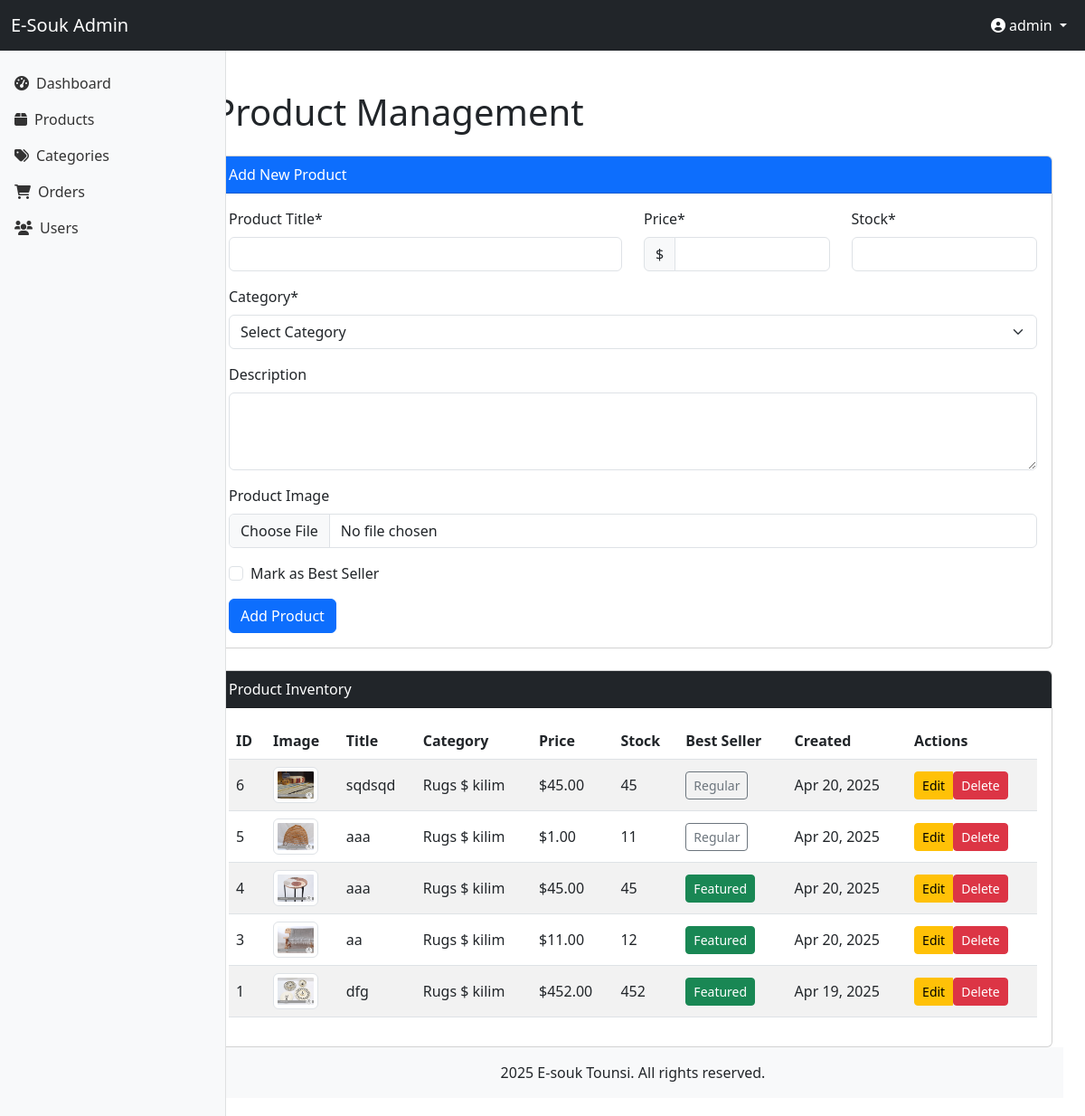
Page /admin/product.php (signed in) on the committed database.
### tables this page shows
CREATE TABLE `product` (
  `id_product` int NOT NULL AUTO_INCREMENT,
  `title` varchar(255) NOT NULL,
  `description` text,
  `price` decimal(10,2) NOT NULL,
  `stock` int DEFAULT '0',
  `image` varchar(255) DEFAULT NULL,
  `is_best_seller` tinyint(1) NOT NULL DEFAULT '0',
  `created_at` datetime DEFAULT CURRENT_TIMESTAMP,
  `category_id` int DEFAULT NULL,
  PRIMARY KEY (`id_product`),
  KEY `category_id` (`category_id`),
  CONSTRAINT `product_ibfk_1` FOREIGN KEY (`category_id`) REFERENCES `category` (`id_category`) ON DELETE SET NULL
);

CREATE TABLE `category` (
  `id_category` int NOT NULL AUTO_INCREMENT,
  `name` varchar(100) NOT NULL,
  PRIMARY KEY (`id_category`)
);

### admin/product.php (the view, shortened to what this page needs)
<?php
$db = Database::getInstance();
$edit_mode = false;
$title = '';
$description = '';
$price = '';
$stock = '';
$is_best_seller = 0;
$products = [];
try {
    $stmt = $db->query("SELECT p.*, c.name as category_name FROM product p
                        LEFT JOIN category c ON p.category_id = c.id_category
                        ORDER BY p.id_product DESC");
    $products = $stmt->fetchAll(PDO::FETCH_ASSOC);
} catch (PDOException $e) {
    $error_msg = "Error loading products: " . $e->getMessage();
}
?>
<?php include 'includes/header.php'; ?>
<div class="container mt-4">
    <h1 class="mb-4">Product Management</h1>
    <div class="card mb-4">
        <div class="card-header bg-primary text-white">
            <?php echo $edit_mode ? 'Edit Product' : 'Add New Product'; ?>
        </div>
        <div class="card-body">
            <form method="post" enctype="multipart/form-data">
                <div class="row mb-3">
                    <div class="col-md-6">
                        <label for="title" class="form-label">Product Title*</label>
                        <input type="text" class="form-control" id="title" name="title" value="<?php echo htmlspecialchars($title); ?>" required>
                    </div>
                    <div class="col-md-3">
                        <label for="price" class="form-label">Price*</label>
                        <div class="input-group">
                            <span class="input-group-text">$</span>
                            <input type="number" step="0.01" class="form-control" id="price" name="price" value="<?php echo htmlspecialchars($price); ?>" required>
                        </div>
                    </div>
                    <div class="col-md-3">
                        <label for="stock" class="form-label">Stock*</label>
                        <input type="number" class="form-control" id="stock" name="stock" value="<?php echo htmlspecialchars($stock); ?>" required>
                    </div>
                </div>
                <div class="mb-3">
                    <label for="category_id" class="form-label">Category*</label>
                    <select class="form-select" id="category_id" name="category_id" required>
                        <option value="">Select Category</option>
                    </select>
                </div>
                <div class="mb-3">
                    <label for="description" class="form-label">Description</label>
                    <textarea class="form-control" id="description" name="description" rows="3"><?php echo htmlspecialchars($description); ?></textarea>
                </div>
                <div class="mb-3">
                    <label for="image" class="form-label">Product Image</label>
                    <input type="file" class="form-control" id="image" name="image" accept="image/*" <?php echo $edit_mode ? '' : 'required'; ?>>
                </div>
                <div class="mb-3 form-check">
                    <input type="checkbox" class="form-check-input" id="is_best_seller" name="is_best_seller" <?php echo $is_best_seller ? 'checked' : ''; ?>>
                    <label class="form-check-label" for="is_best_seller">Mark as Best Seller</label>
                </div>
                <button type="submit" class="btn btn-primary">
                    <?php echo $edit_mode ? 'Update Product' : 'Add Product'; ?>
                </button>
            </form>
        </div>
    </div>
    <div class="card">
        <div class="card-header bg-dark text-white">
            Product Inventory
        </div>
        <div class="card-body">
            <div class="table-responsive">
                <table class="table table-striped table-hover align-middle">
                    <thead>
                        <tr>
                            <th>ID</th>
                            <th>Image</th>
                            <th>Title</th>
                            <th>Category</th>
                            <th>Price</th>
                            <th>Stock</th>
                            <th>Best Seller</th>
                            <th>Created</th>
                            <th>Actions</th>
                        </tr>
                    </thead>
                    <tbody>
                        <?php if (empty($products)): ?>
                            <tr>
                                <td colspan="9" class="text-center">No products found</td>
                            </tr>
                        <?php else: ?>
                            <?php foreach ($products as $product): ?>
                                <tr>
                                    <td><?php echo $product['id_product']; ?></td>
                                    <td>
                                        <?php if (!empty($product['image'])): ?>
                                            <img src="../uploads/products/<?php echo htmlspecialchars($product['image']); ?>"
                                                alt="<?php echo htmlspecialchars($product['title']); ?>"
                                                class="img-thumbnail" style="max-height: 50px; max-width: 50px;">
                                        <?php else: ?>
                                            <span class="text-muted">No image</span>
                                        <?php endif; ?>
                                    </td>
                                    <td><?php echo htmlspecialchars($product['title']); ?></td>
                                    <td><?php echo htmlspecialchars($product['category_name']); ?></td>
                                    <td>$<?php echo number_format($product['price'], 2); ?></td>
                                    <td><?php echo $product['stock']; ?></td>
                                    <td>
                                        <form method="post" class="d-inline">
                                            <button type="submit" class="btn btn-sm <?php echo $product['is_best_seller'] ? 'btn-success' : 'btn-outline-secondary'; ?>">
                                                <?php echo $product['is_best_seller'] ? 'Featured' : 'Regular'; ?>
                                            </button>
                                        </form>
                                    </td>
                                    <td><?php echo date('M d, Y', strtotime($product['created_at'])); ?></td>
                                    <td>
                                        <div class="btn-group">
                                            <a href="product.php?edit=<?php echo $product['id_product']; ?>" class="btn btn-sm btn-warning">
                                                <i class="bi bi-pencil"></i> Edit
                                            </a>
                                            <form method="post" class="delete-form d-inline">
                                                <button type="submit" class="btn btn-sm btn-danger">
                                                    <i class="bi bi-trash"></i> Delete
                                                </button>
                                            </form>
                                        </div>
                                    </td>
                                </tr>
                            <?php endforeach; ?>
                        <?php endif; ?>
                    </tbody>
                </table>
            </div>
        </div>
    </div>
</div>
<?php include 'includes/footer.php'; ?>

### admin/includes/header.php (style rules this page uses)
body { padding-top: 56px; }

### rows in the picture
product: id_product "6", image (picture), title "sqdsqd", category.name "Rugs $ kilim", price "45.00", stock "45", is_best_seller "Regular", created_at "Apr 20, 2025"
product: id_product "5", image (picture), title "aaa", category.name "Rugs $ kilim", price "1.00", stock "11", is_best_seller "Regular", created_at "Apr 20, 2025"
product: id_product "4", image (picture), title "aaa", category.name "Rugs $ kilim", price "45.00", stock "45", is_best_seller "Featured", created_at "Apr 20, 2025"
product: id_product "3", image (picture), title "aa", category.name "Rugs $ kilim", price "11.00", stock "12", is_best_seller "Featured", created_at "Apr 20, 2025"
product: id_product "1", image (picture), title "dfg", category.name "Rugs $ kilim", price "452.00", stock "452", is_best_seller "Featured", created_at "Apr 19, 2025"

### other values in the picture
$_SESSION['user_name'] "admin"
